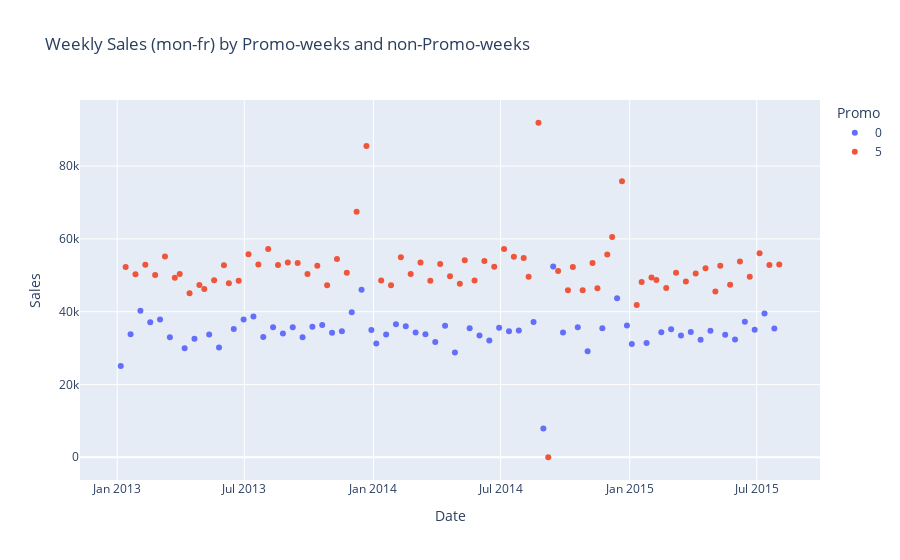

The code cell stored with this chart in its notebook:
### Markdown cell above
# 5. <a id='toc5_'></a>Promo   [&#8593;](#toc0_)

Da Promo immer von Montag bis Freitag stattfindet, vergleichen wir auch nur diese Zeiträume für Promo und Nicht-Promowochen.

### Code cell
mon_fr_sales = (data[data.DayOfWeek<=5]
                .loc[:,["Sales", "Customers", "Promo"]]
                .resample('W')
                .sum())

mon_fr_sales.Promo = mon_fr_sales.Promo.astype("category")
mon_fr_sales.loc[:, "spc"] = mon_fr_sales.Sales / mon_fr_sales.Customers

px.scatter(mon_fr_sales, x=mon_fr_sales.index, y="Sales", color="Promo", hover_data=["Customers", "spc"], title="Weekly Sales (mon-fr) by Promo-weeks and non-Promo-weeks")
